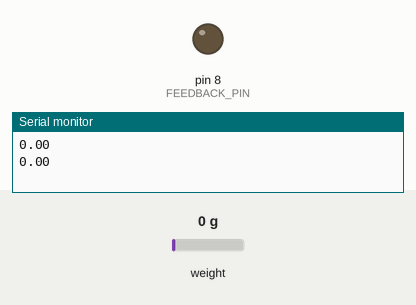
The sketch below on a simulated Arduino Uno, built with avr-gcc and run on an emulated ATmega328P. On the bench: output pins drawn as LEDs (lit = HIGH), the last lines printed to the serial monitor. The inputs (shaded band) are chosen by the test bench; at power-on: weight on the scale 0 g.

Above: at 4.9 s.
5.0 s: weight on the scale set to 2 g
At 7.4 s:
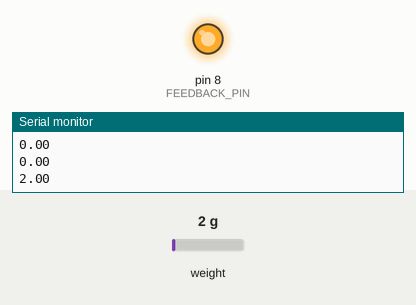
Timing chart, 0 to 8.9 s (numbered marks = the images above; inputs shaded):
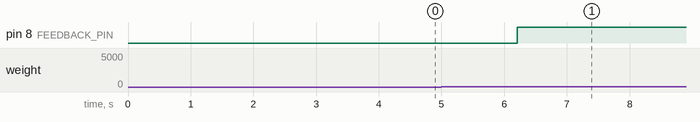

Measured:
- the behaviour switches between 0 and 1 g on weight on the scale (found by bisection; images 0 and 1)
- after the input at 5.0 s, pin 8 (FEEDBACK_PIN): LOW → HIGH after 1.2 s

The sketch:

main.ino
```cpp
// LIBRARIES
#include <SoftwareSerial.h>
#include <HX711.h>

// CONSTANTS
#define ARDUINO_RATE 9600
#define BLUETOOTH_RATE 38400
#define FEEDBACK_INTENSITY 145
#define CALIBRATION_FACTOR 285
#define OFFSET 163549
#define FORCE_READINGS 20

// PINS
#define CLOCK_PIN 2
#define SENSOR_PIN 3
#define BLUETOOTH_RX 4
#define BLUETOOTH_TX 5
#define FEEDBACK_PIN 8

// GLOBALS
int FEEDBACK_STATE;
SoftwareSerial BLUETOOTH(BLUETOOTH_RX, BLUETOOTH_TX);
HX711 SCALE(SENSOR_PIN, CLOCK_PIN);

void setup() {
  // SET BLUETOOTH PINS
  pinMode(BLUETOOTH_RX, INPUT);
  pinMode(BLUETOOTH_TX, OUTPUT);
  BLUETOOTH.begin(BLUETOOTH_RATE);

  // SET FORCE SENSOR
  SCALE.set_scale(CALIBRATION_FACTOR);
  SCALE.set_offset(OFFSET);

  // SET HAPTIC FEEDBACK
  pinMode(FEEDBACK_PIN, OUTPUT);
  digitalWrite(FEEDBACK_PIN, LOW);

  Serial.println("TESTING");
  Serial.begin(ARDUINO_RATE); // Default communication rate of the Bluetooth module
}
void loop() {
  double force = SCALE.get_units(FORCE_READINGS);
  if (force > 0) {
    analogWrite(FEEDBACK_PIN, FEEDBACK_INTENSITY);
  }
  Serial.println(force);
  BLUETOOTH.println(force);

  delay(100);
}
```
